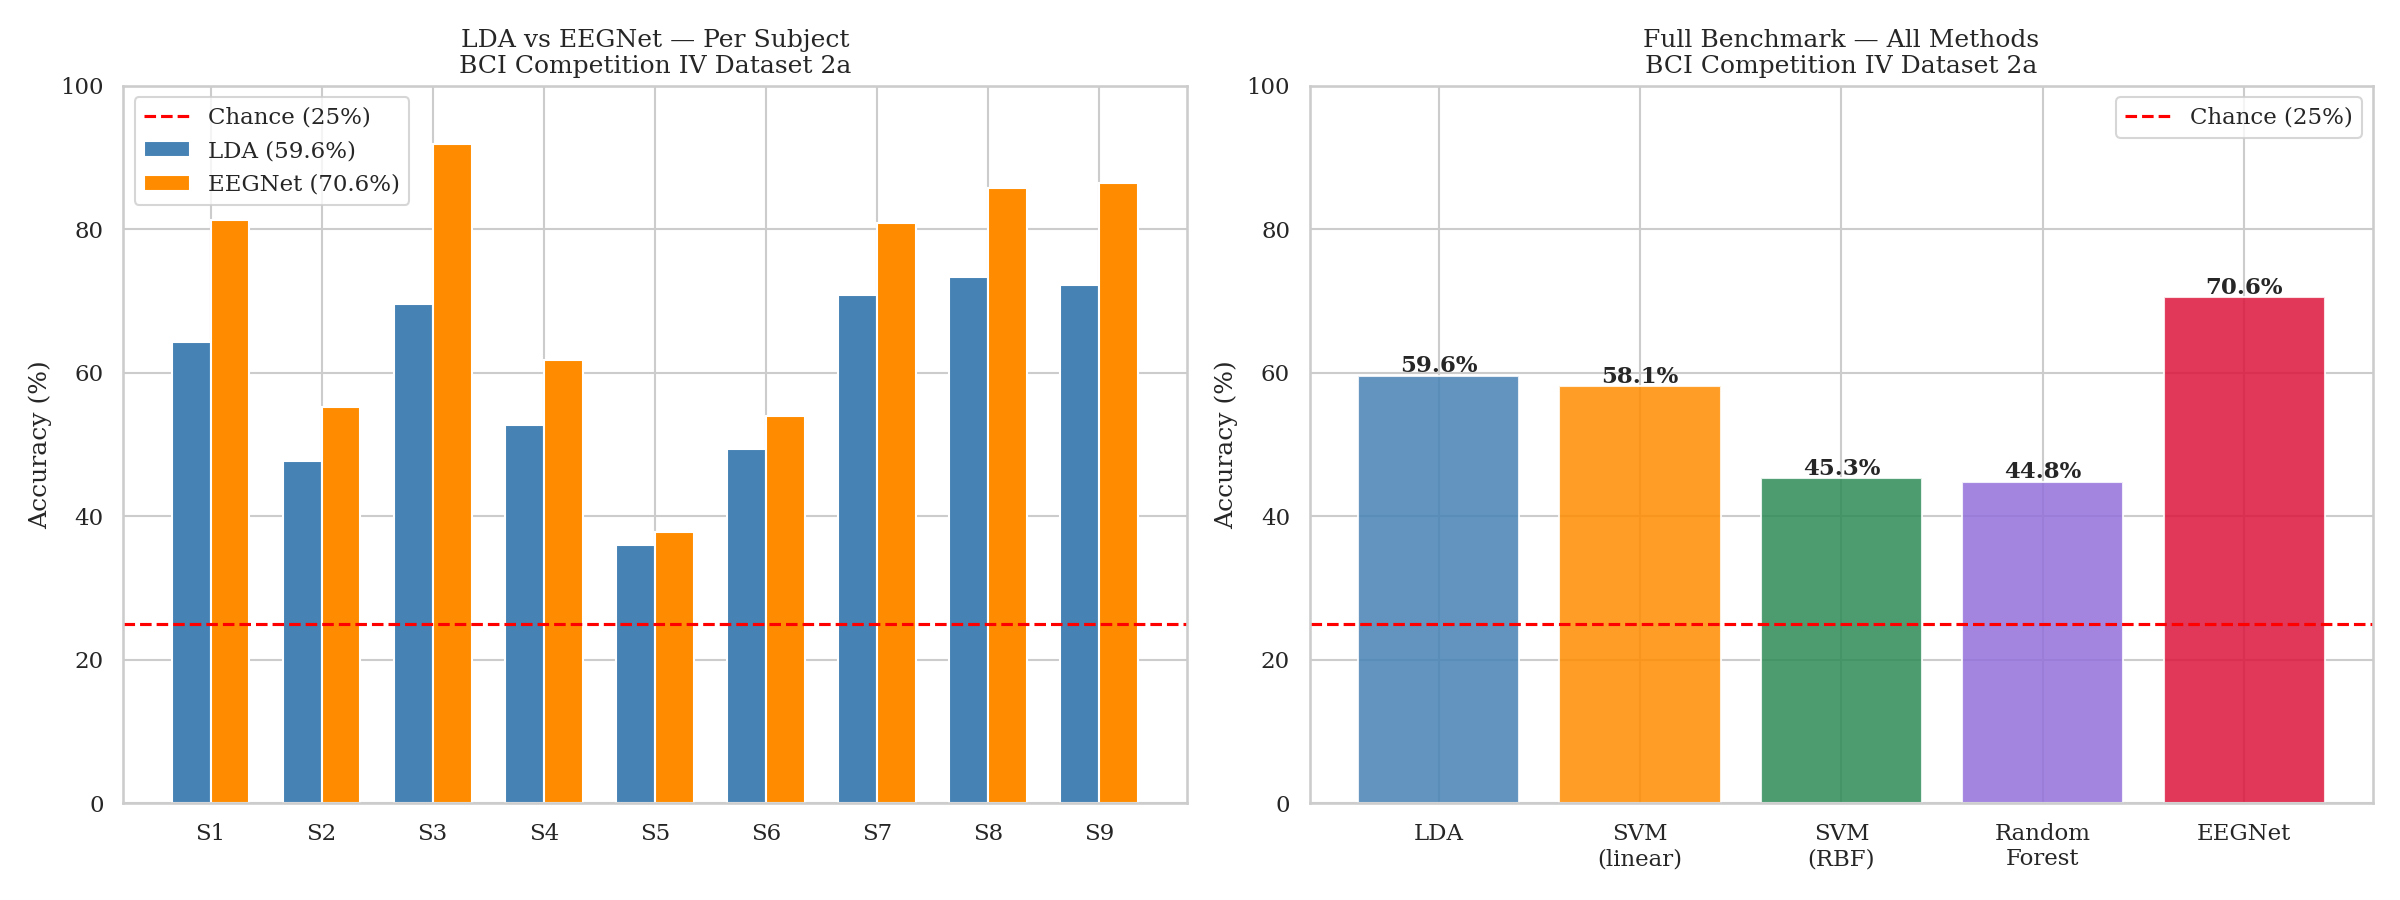

This figure's Python source:
from moabb.datasets import BNCI2014_001
from moabb.paradigms import MotorImagery
import numpy as np
import matplotlib.pyplot as plt
import torch
import torch.nn as nn
import torch.optim as optim
from torch.utils.data import DataLoader, TensorDataset
from sklearn.discriminant_analysis import LinearDiscriminantAnalysis as LDA
from sklearn.model_selection import StratifiedKFold
from sklearn.preprocessing import StandardScaler, LabelEncoder
from sklearn.pipeline import Pipeline

# ── Step 1: Load all 9 subjects ──────────────────
print("Loading BCI Competition IV Dataset 2a...")
dataset  = BNCI2014_001()
paradigm = MotorImagery(n_classes=4)

all_X, all_y = [], []
for subject in range(1, 10):
    X, y, _ = paradigm.get_data(dataset=dataset, subjects=[subject])
    all_X.append(X)
    all_y.append(y)
    print(f"Subject {subject}: {X.shape[0]} epochs")

# ── Step 2: EEGNet definition ─────────────────────
class EEGNet(nn.Module):
    def __init__(self, n_channels, n_times, n_classes=4,
                 F1=8, D=2, F2=16, dropout=0.5):
        super(EEGNet, self).__init__()
        self.block1 = nn.Sequential(
            nn.Conv2d(1, F1, (1, 64), padding=(0, 32), bias=False),
            nn.BatchNorm2d(F1),
        )
        self.block2 = nn.Sequential(
            nn.Conv2d(F1, F1*D, (n_channels, 1), groups=F1, bias=False),
            nn.BatchNorm2d(F1*D),
            nn.ELU(),
            nn.AvgPool2d((1, 4)),
            nn.Dropout(dropout)
        )
        self.block3 = nn.Sequential(
            nn.Conv2d(F1*D, F2, (1, 16), padding=(0, 8), bias=False),
            nn.BatchNorm2d(F2),
            nn.ELU(),
            nn.AvgPool2d((1, 8)),
            nn.Dropout(dropout)
        )
        self.flat_size  = self._get_flat_size(n_channels, n_times)
        self.classifier = nn.Linear(self.flat_size, n_classes)

    def _get_flat_size(self, n_channels, n_times):
        x = torch.zeros(1, 1, n_channels, n_times)
        x = self.block1(x)
        x = self.block2(x)
        x = self.block3(x)
        return x.view(1, -1).shape[1]

    def forward(self, x):
        x = x.unsqueeze(1)
        x = self.block1(x)
        x = self.block2(x)
        x = self.block3(x)
        x = x.view(x.size(0), -1)
        return self.classifier(x)

# ── Step 3: Band power features for LDA ──────────
def extract_band_power(X, sfreq=250):
    from mne.time_frequency import psd_array_multitaper
    psds, freqs = psd_array_multitaper(X, sfreq=sfreq,
                                        fmin=8, fmax=30,
                                        verbose=False)
    mu_idx   = np.where((freqs >= 8)  & (freqs <= 12))[0]
    beta_idx = np.where((freqs >= 13) & (freqs <= 30))[0]
    return np.hstack([psds[:, :, mu_idx].mean(axis=2),
                      psds[:, :, beta_idx].mean(axis=2)])

# ── Step 4: Train EEGNet with cross-val ──────────
def train_eegnet(X, y, n_splits=5, n_epochs=100):
    n_channels, n_times = X.shape[1], X.shape[2]
    skf    = StratifiedKFold(n_splits=n_splits, shuffle=True, random_state=42)
    scores = []

    for train_idx, test_idx in skf.split(X, y):
        X_train, X_test = X[train_idx], X[test_idx]
        y_train, y_test = y[train_idx], y[test_idx]

        scaler  = StandardScaler()
        X_train = scaler.fit_transform(
            X_train.reshape(len(X_train), -1)).reshape(X_train.shape)
        X_test  = scaler.transform(
            X_test.reshape(len(X_test), -1)).reshape(X_test.shape)

        X_tr = torch.FloatTensor(X_train)
        y_tr = torch.LongTensor(y_train)
        X_te = torch.FloatTensor(X_test)
        y_te = torch.LongTensor(y_test)

        loader    = DataLoader(TensorDataset(X_tr, y_tr),
                               batch_size=32, shuffle=True)
        model     = EEGNet(n_channels, n_times, n_classes=4)
        optimizer = optim.Adam(model.parameters(), lr=0.001)
        criterion = nn.CrossEntropyLoss()

        model.train()
        for epoch in range(n_epochs):
            for X_batch, y_batch in loader:
                optimizer.zero_grad()
                loss = criterion(model(X_batch), y_batch)
                loss.backward()
                optimizer.step()

        model.eval()
        with torch.no_grad():
            preds = model(X_te).argmax(dim=1)
            acc   = (preds == y_te).float().mean().item()
        scores.append(acc)

    return np.mean(scores)

# ── Step 5: Run benchmark ─────────────────────────
print("\nRunning benchmark (LDA + EEGNet per subject)...")
le = LabelEncoder()

lda_scores    = []
eegnet_scores = []

for i, (X, y) in enumerate(zip(all_X, all_y)):
    subject = i + 1
    y_enc   = le.fit_transform(y)

    # LDA
    X_feat = extract_band_power(X)
    pipeline = Pipeline([('scaler', StandardScaler()), ('lda', LDA())])
    cv = StratifiedKFold(n_splits=5, shuffle=True, random_state=42)
    from sklearn.model_selection import cross_val_score
    lda_acc = cross_val_score(pipeline, X_feat, y_enc,
                              cv=cv, scoring='accuracy').mean()
    lda_scores.append(lda_acc)

    # EEGNet
    eegnet_acc = train_eegnet(X, y_enc, n_epochs=100)
    eegnet_scores.append(eegnet_acc)

    print(f"S{subject}: LDA={lda_acc*100:.1f}%  EEGNet={eegnet_acc*100:.1f}%")

print(f"\n── Mean across 9 subjects ───────────────────")
print(f"LDA    : {np.mean(lda_scores)*100:.1f}%")
print(f"EEGNet : {np.mean(eegnet_scores)*100:.1f}%")
print(f"Chance : 25.0%")

# ── Step 6: Plot ──────────────────────────────────
fig, axes = plt.subplots(1, 2, figsize=(16, 6))

subjects = [f'S{i}' for i in range(1, 10)]
x        = np.arange(len(subjects))
width    = 0.35

axes[0].bar(x - width/2, [s*100 for s in lda_scores],
            width, label=f'LDA ({np.mean(lda_scores)*100:.1f}%)',
            color='steelblue')
axes[0].bar(x + width/2, [s*100 for s in eegnet_scores],
            width, label=f'EEGNet ({np.mean(eegnet_scores)*100:.1f}%)',
            color='darkorange')
axes[0].axhline(25, color='red', linestyle='--', label='Chance (25%)')
axes[0].set_title('LDA vs EEGNet — Per Subject\nBCI Competition IV Dataset 2a')
axes[0].set_ylabel('Accuracy (%)')
axes[0].set_xticks(x)
axes[0].set_xticklabels(subjects)
axes[0].set_ylim(0, 100)
axes[0].legend()

# Right: mean comparison with all classifiers from Day 1
all_methods    = ['LDA', 'SVM\n(linear)', 'SVM\n(RBF)', 'Random\nForest', 'EEGNet']
all_accuracies = [59.6, 58.1, 45.3, 44.8, np.mean(eegnet_scores)*100]
all_colors     = ['steelblue', 'darkorange', 'seagreen',
                  'mediumpurple', 'crimson']

bars = axes[1].bar(all_methods, all_accuracies, color=all_colors, alpha=0.85)
axes[1].axhline(25, color='red', linestyle='--', label='Chance (25%)')
for bar, acc in zip(bars, all_accuracies):
    axes[1].text(bar.get_x() + bar.get_width()/2,
                 bar.get_height() + 0.5,
                 f'{acc:.1f}%', ha='center',
                 fontsize=11, fontweight='bold')
axes[1].set_title('Full Benchmark — All Methods\nBCI Competition IV Dataset 2a')
axes[1].set_ylabel('Accuracy (%)')
axes[1].set_ylim(0, 100)
axes[1].legend()

plt.tight_layout()
plt.savefig('bci_benchmark_eegnet.png', dpi=150)
print("\nSaved: bci_benchmark_eegnet.png")
print("Done!")
